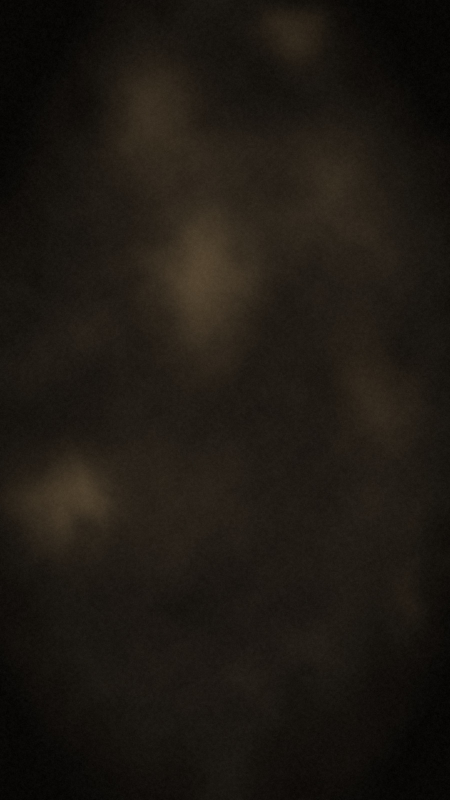
#> input picture prototypes/textures/dark-vellum.jpg, 900 x 1600 px, given in place of light-try-0, which was not available (shown at 1/2 size)
$ python build_photo_backgrounds.py
#> lines starting #> are read from the running program, lines starting #| are printed output that depends on the picture; after the words box and inside, x2 and y2 are one past the last pixel; in counts of white or black regions, pixels touching at a corner belong together; pictures that were not available may be replaced by others from this repository, and a replacement may not be noted
"""Photo backgrounds for the worn-scroll prototypes.

Light: the parchment scan the user sent, with the stock banner and white margin removed.
Dark: the Philokalia icon's ground, quilted so the cross is not in the frame.
"""

from pathlib import Path

import numpy as np
from PIL import Image, ImageFilter

ROOT = Path(__file__).resolve().parent
TEX = ROOT / "textures"
ICON = Path(r"C:\Users\PC\Downloads\philokalia_app_icon_1024.png")
LIGHT_SRC = TEX / "light-try-0"


def contrast(fg, bg):
    def lum(c):
        def ch(v):
            v = float(v) / 255.0
            return v / 12.92 if v <= 0.04045 else ((v + 0.055) / 1.055) ** 2.4

        r, g, b = c
        return 0.2126 * ch(r) + 0.7152 * ch(g) + 0.0722 * ch(b)

    a, b = lum(fg), lum(bg)
    lighter, darker = max(a, b), min(a, b)
    return (lighter + 0.05) / (darker + 0.05)


def report(img, fg, label):
    arr = np.asarray(img).astype(np.float64)
    h, w = arr.shape[:2]
    center = arr[int(h * 0.3) : int(h * 0.7), int(w * 0.15) : int(w * 0.85)]
    luma = center @ np.array([0.2126, 0.7152, 0.0722])
    flat = center.reshape(-1, 3)
    order = np.argsort(luma.reshape(-1))
    n = max(1, len(order) // 12)
    for name, bg in (
        ("mid", flat.mean(axis=0)),
        ("dark", flat[order[:n]].mean(axis=0)),
        ("light", flat[order[-n:]].mean(axis=0)),
    ):
        print(f"  {label} {name}: {contrast(fg, bg):.2f} on {bg.round(0).astype(int).tolist()}")


def fill_holes(image, hole):
    """Spread the nearest kept pixel into holes. Holes are the white margin."""
    out = image.copy()
    hole = hole.copy()
    h, w = hole.shape
    for _ in range(max(h, w)):
        if not hole.any():
            break
        filled = False
        for shift, axis, edge in (
            (1, 0, 0),
            (-1, 0, h - 1),
            (1, 1, 0),
            (-1, 1, w - 1),
        ):
            src = np.roll(out, shift, axis=axis)
            src_hole = np.roll(hole, shift, axis=axis)
            if axis == 0:
                src_hole[edge, :] = True
            else:
                src_hole[:, edge] = True
            take = hole & ~src_hole
            if take.any():
                out[take] = src[take]
                hole[take] = False
                filled = True
        if not filled:
            break
    return out


def prepare_light():
    image = Image.open(LIGHT_SRC).convert("RGB")
#> image is the input picture: PIL image 900x1600 RGB; mean R, G, B 29.6, 24.8, 18.7
    arr = np.asarray(image)
    # The stock banner is the black bar at the bottom.
    arr = arr[:632]
    lum = arr.mean(axis=2)
    chroma = arr.max(axis=2) - arr.min(axis=2)
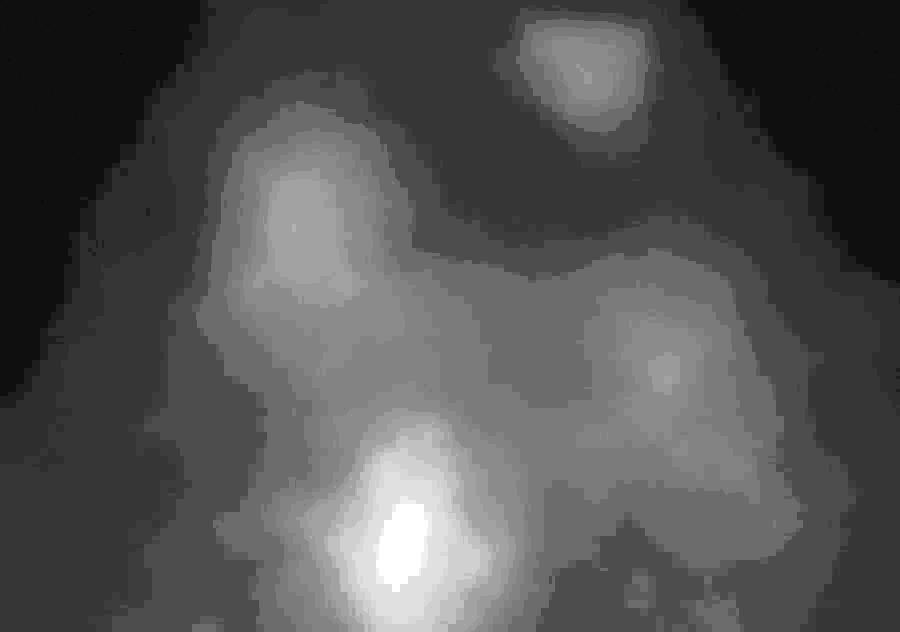
#> chroma: shape (632, 900); min 1, max 34, mean 11.7; drawn with min black and max white
    # Real paper is brown. The margin and the pale fringe around the tears are not.
    paper = (lum < 188) | ((chroma > 28) & (lum < 215))
#> paper: shape (632, 900) bool; every value is 1
    outside = np.zeros(paper.shape, dtype=bool)
    outside[0, :] = ~paper[0, :]
#> outside: shape (632, 900) bool; every value is 0
    outside[-1, :] = ~paper[-1, :]
    outside[:, 0] |= ~paper[:, 0]
    outside[:, -1] |= ~paper[:, -1]
    from collections import deque

    h, w = paper.shape
#> h = 632; w = 900
    q = deque()
    ys, xs = np.where(outside)
#> ys = empty array; xs = empty array
    for y, x in zip(ys.tolist(), xs.tolist()):
        q.append((y, x))
#> this loop made 0 passes
    while q:
        y, x = q.popleft()
        for ny, nx in ((y - 1, x), (y + 1, x), (y, x - 1), (y, x + 1)):
            if ny < 0 or nx < 0 or ny >= h or nx >= w or outside[ny, nx] or paper[ny, nx]:
                continue
            outside[ny, nx] = True
            q.append((ny, nx))
    # Eat the light fringe so the fill copies brown paper, not the anti-aliased rim.
    fringe = np.asarray(
        Image.fromarray((outside.astype(np.uint8) * 255), "L").filter(ImageFilter.MaxFilter(7))
    ) > 0
    filled = fill_holes(arr, fringe)
    out = Image.fromarray(filled, "RGB")
    dest = TEX / "light-photo.jpg"
    out.save(dest, quality=92, subsampling=0)
    print("light", out.size)
#| light (900, 632)
    report(out, (31, 41, 55), "text #1F2937")
#> in report, `n = max(1, len(order) // 12)`: n = 13282
#> the loop in report, `for name, bg in ( ("mid", flat.mean(axis=0)), ("dark", flat[order[:n]]..` made 3 passes
#> (name, bg, lighter in contrast, darker in contrast) on passes 1 to 3: ('mid', [38.7, 32.07, 23.82], 0.0215, 0.0153), ('dark', [21.19, 17.83, 13.19], 0.0215, 0.00618), ('light', [53.94, 45.02, 33.06], 0.0277, 0.0215)
#|   text #1F2937 mid: 1.10 on [39, 32, 24]
#|   text #1F2937 dark: 1.27 on [21, 18, 13]
#|   text #1F2937 light: 1.09 on [54, 45, 33]
    report(out, (75, 85, 99), "muted #4B5563")
#> the loop in report (call 2), `for name, bg in ( ("mid", flat.mean(axis=0)), ("dark", flat[order[:n]]..` made 3 passes
#> (name, bg, darker in contrast) on passes 1 to 3: ('mid', [38.7, 32.07, 23.82], 0.0153), ('dark', [21.19, 17.83, 13.19], 0.00618), ('light', [53.94, 45.02, 33.06], 0.0277)
#|   muted #4B5563 mid: 2.13 on [39, 32, 24]
#|   muted #4B5563 dark: 2.47 on [21, 18, 13]
#|   muted #4B5563 light: 1.79 on [54, 45, 33]
    return out


def icon_ground():
    image = Image.open(ICON).convert("RGB")
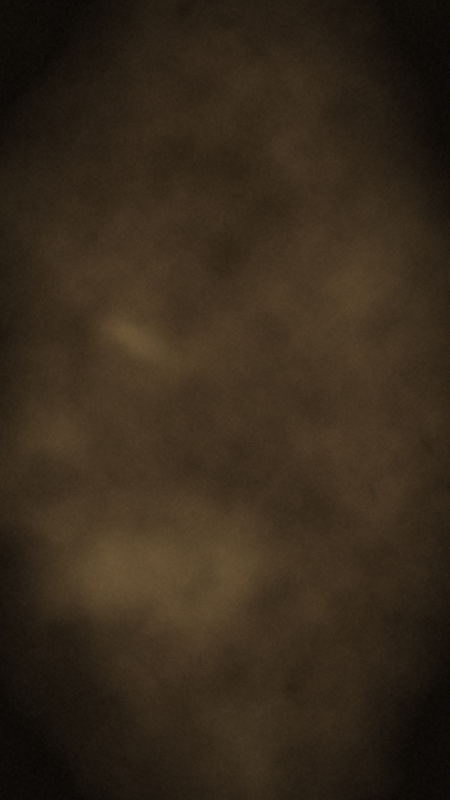
#> input picture prototypes/textures/dark-worn.jpg, 900 x 1600 px, given in place of philokalia_app_icon_1024.png, which was not available (shown at 1/2 size)
#> image is the input picture: PIL image 900x1600 RGB; mean R, G, B 54, 41.5, 27
    arr = np.asarray(image)
    lum = 0.2126 * arr[:, :, 0] + 0.7152 * arr[:, :, 1] + 0.0722 * arr[:, :, 2]
#> lum: shape (1600, 900) float64
    blur = np.asarray(Image.fromarray(lum.astype(np.uint8), "L").filter(ImageFilter.GaussianBlur(18)))
    cross = blur > 78
#> cross: shape (1600, 900) bool; 0.36% white; 1 white region, box (x1, y1, x2, y2) and area: (207, 1106, 333, 1168) 5242
    # Keep the glow around the cross out of the source patches.
    cross = np.asarray(Image.fromarray(cross.astype(np.uint8) * 255, "L").filter(ImageFilter.MaxFilter(31))) > 0
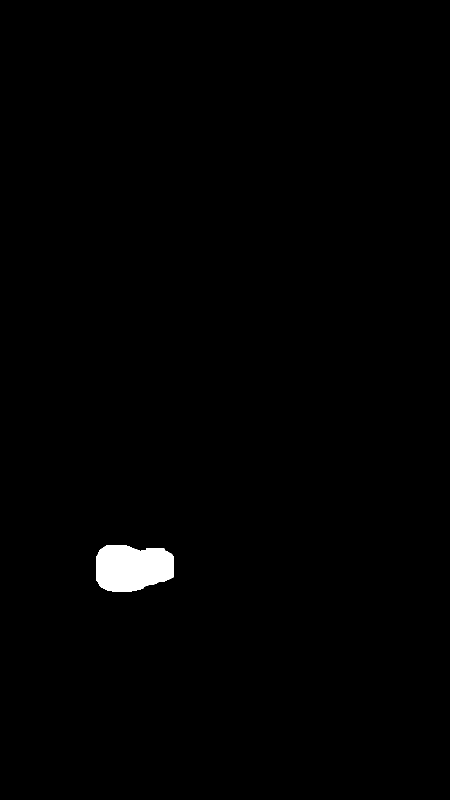
#> cross: shape (1600, 900) bool (shown at 1/2 size); 0.83% white; 1 white region, box (x1, y1, x2, y2) and area: (192, 1091, 348, 1183) 12020
    valid = ~cross
    # Drop a rim so a patch never sits on the cut.
    rim = np.asarray(Image.fromarray(valid.astype(np.uint8) * 255, "L").filter(ImageFilter.MinFilter(9))) > 0
#> rim: shape (1600, 900) bool; 99% white; 1 black region, box (x1, y1, x2, y2) and area: (188, 1087, 352, 1187) 14101

    patch = 84
    h, w = rim.shape
#> h = 1600; w = 900
    ys, xs = np.where(rim)
    # A patch is valid when its top-left is far enough from the cross that the whole patch fits.
    # Shrink the candidate set to top-lefts whose patch is fully inside `rim`.
    candidates = []
    step = 18
    for y in range(0, h - patch, step):
        for x in range(0, w - patch, step):
            if rim[y : y + patch, x : x + patch].all():
                candidates.append((y, x))
    if len(candidates) < 8:
        raise SystemExit(f"only {len(candidates)} clean patches")
    print("clean patches", len(candidates))
#| clean patches 3779

    rng = np.random.default_rng(3)
    out_h, out_w = 1600, 900
    acc = np.zeros((out_h, out_w, 3), np.float32)
    weight = np.zeros((out_h, out_w), np.float32)
    # Wider patches, heavy overlap, and matched brightness. A tight grid of the
    # icon's vignette showed up as squares.
    patch = 168
    candidates = []
    step = 24
    for y in range(0, h - patch, step):
        for x in range(0, w - patch, step):
            if rim[y : y + patch, x : x + patch].all():
                candidates.append((y, x))
    if len(candidates) < 4:
        raise SystemExit(f"only {len(candidates)} clean patches at {patch}px")
    print("clean patches", len(candidates))
#| clean patches 1710
    tone = arr[rim].mean(axis=0).astype(np.float32)
#> tone = [53.56, 41.11, 26.78]
    t = np.linspace(0, np.pi, patch, dtype=np.float32)
    win = np.sin(t)
    window = win[:, None] * win[None, :]
    stride = patch // 4
    for y0 in range(-stride, out_h, stride):
        for x0 in range(-stride, out_w, stride):
            sy, sx = candidates[int(rng.integers(0, len(candidates)))]
            tile = arr[sy : sy + patch, sx : sx + patch].astype(np.float32)
            tile += tone - tile.mean(axis=(0, 1))
            if rng.random() < 0.5:
                tile = tile[:, ::-1]
            if rng.random() < 0.5:
                tile = tile[::-1]
            y1, x1 = max(0, y0), max(0, x0)
            y2, x2 = min(out_h, y0 + patch), min(out_w, x0 + patch)
            ty1, tx1 = y1 - y0, x1 - x0
            ty2, tx2 = ty1 + (y2 - y1), tx1 + (x2 - x1)
            acc[y1:y2, x1:x2] += tile[ty1:ty2, tx1:tx2] * window[ty1:ty2, tx1:tx2, None]
            weight[y1:y2, x1:x2] += window[ty1:ty2, tx1:tx2]
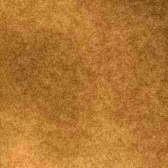
#> tile: shape (168, 168, 3) float32; mean R, G, B 53.5, 41.1, 26.8; drawn with min black and max white
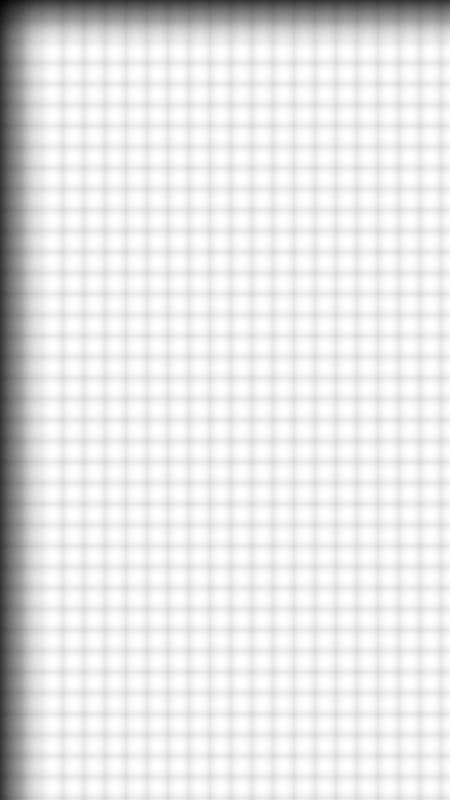
#> weight: shape (1600, 900) float32 (shown at 1/2 size); min 0.505, max 6.75, mean 6.11; drawn with min black and max white
    # Cover the bottom/right remainder by the last stride landing short of the edge.
    quilt = (acc / np.maximum(weight, 1e-6)[..., None]).astype(np.uint8)
    # The stride loop misses a strip if out size is not aligned. Fill from the overlapping region.
    if weight.min() == 0:
        missing = weight == 0
        print("uncovered", int(missing.sum()))
    out = Image.fromarray(quilt, "RGB")
    dest = TEX / "dark-icon.jpg"
    out.save(dest, quality=92, subsampling=0)
    print("dark", out.size)
#| dark (900, 1600)
    report(out, (229, 231, 235), "text #E5E7EB")
#> call 3 of report, with fg = (229, 231, 235), label = 'text #E5E7EB'
#> in report (call 3), `luma = center @ np.array([0.2126, 0.7152, 0.0722])`:
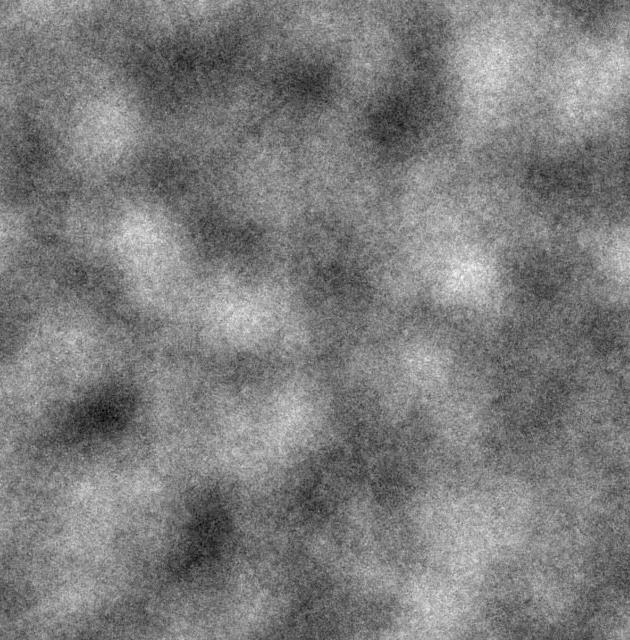
#> luma: shape (640, 630) float64; min 36.4, max 48.61, mean 42.4; drawn with min black and max white
#> in report (call 3), `n = max(1, len(order) // 12)`: n = 33600
#> the loop in report (call 3), `for name, bg in ( ("mid", flat.mean(axis=0)), ("dark", flat[order[:n]]..` made 3 passes
#> (name, bg, darker in contrast) on passes 1 to 3: ('mid', [53.3, 40.78, 26.4], 0.0241), ('dark', [50.4, 38.44, 24.63], 0.0217), ('light', [56.43, 43.35, 28.27], 0.0269)
#|   text #E5E7EB mid: 11.44 on [53, 41, 26]
#|   text #E5E7EB dark: 11.83 on [50, 38, 25]
#|   text #E5E7EB light: 11.03 on [56, 43, 28]
    report(out, (154, 163, 178), "muted #9AA3B2")
    Image.fromarray(np.where(cross[..., None], np.array([180, 40, 40], np.uint8), arr)).save(TEX / "icon-mask-preview.jpg", quality=85)
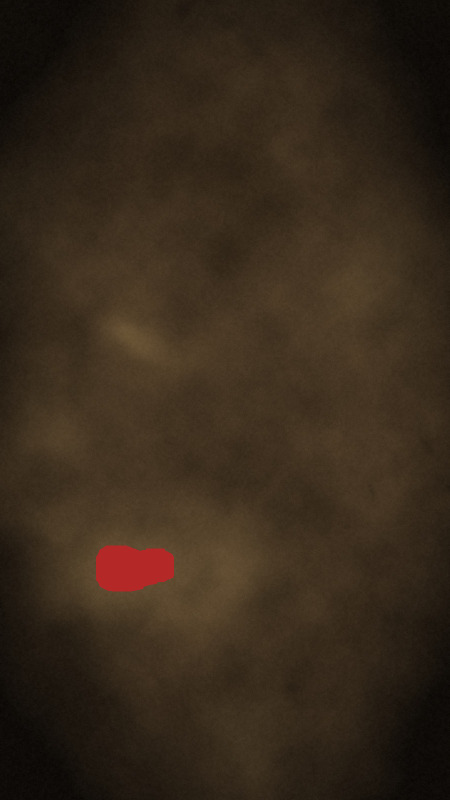
#> saved as icon-mask-preview.jpg: PIL image 900x1600 RGB (shown at 1/2 size); mean R, G, B 54.7, 41.1, 26.9


def main():
    prepare_light()
    icon_ground()


if __name__ == "__main__":
    main()
